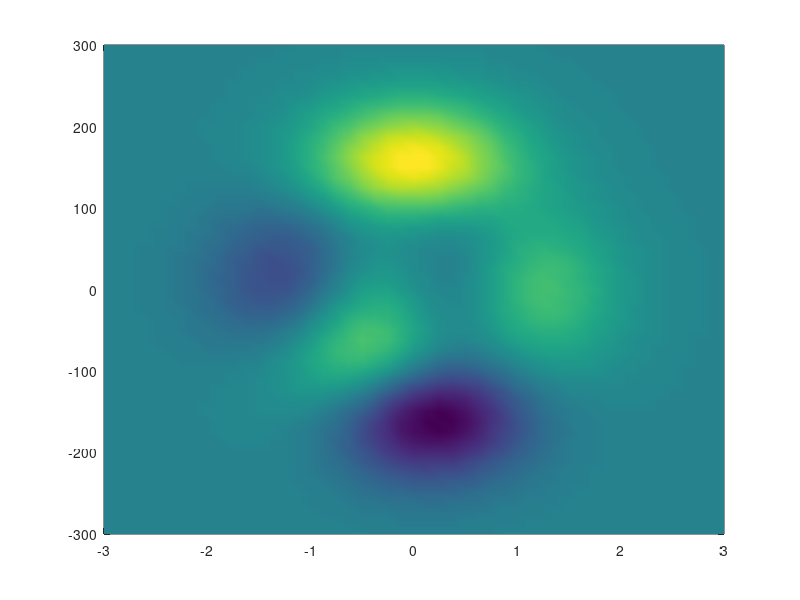

This chart was generated by the following MATLAB code: (Note: this script raises an error after producing the figure.)
%ARROW2TEST   test for ARROW2
% This script shows why arrow2 performs better than quiver in distorted axes,
%
% For instance in crosssections through oceans and seas and rivers, where the
% width is generally in the order of (tens of) kilometeres, while the depth
% is only in the order of (tens) of meters: an ratio of order 1000.
% G.J. de Boer, Dec 2004
%
%See also: ARROW2

%% set options
OPT.arrowscale = 1;
OPT.dm         = 5;
OPT.dn         = 5;

%% test 1
    figure('name','arrow2test, case 1: distortion')
 
    [x,y,z] = peaks;
     y      = 100.*y;
    [u,v]   = gradient(z);
 
    pcolor(x,y,z)
    shading interp
    hold on
 
    H.quiver = quiver2(x,y,u,v,OPT.arrowscale,[OPT.dm OPT.dn],'w');
 
    I.scale = OPT.arrowscale;
    I.color = 'k';
    I.AspectRatioNormalisation = 1; %'min';
    
    H.arrow2 = arrow2    (x(1:OPT.dm:end,1:OPT.dn:end),...
                          y(1:OPT.dm:end,1:OPT.dn:end),...
                          u(1:OPT.dm:end,1:OPT.dn:end),...
                          v(1:OPT.dm:end,1:OPT.dn:end),I);
                     
    H.arrow = quiverarrow(x(1:OPT.dm:end,1:OPT.dn:end),...
                          y(1:OPT.dm:end,1:OPT.dn:end),...
                          u(1:OPT.dm:end,1:OPT.dn:end),...
                          v(1:OPT.dm:end,1:OPT.dn:end),OPT.arrowscale);

    set(H.arrow,'edgecolor',[.7 .7 .7]);
    set(H.arrow,'facecolor',[.7 .7 .7]);
                     
    H.arrow = quiverarrow(x(1:OPT.dm:end,1:OPT.dn:end),...
                          y(1:OPT.dm:end,1:OPT.dn:end),...
                          u(1:OPT.dm:end,1:OPT.dn:end),...
                          v(1:OPT.dm:end,1:OPT.dn:end),OPT.arrowscale,'distort');

    set(H.arrow,'edgecolor',[.3 .3 .3]);
    set(H.arrow,'facecolor',[.3 .3 .3]);

    title({'quiver: white // arrow2: black // (dark) gray: (distorted) quiverarrow > arrow'});
    
%% test 2
    figure('name','arrow2test, case 2: amplitude')

   [x,y] = meshgrid(-2:2:2,-2:2:2)
   u     = (x + y)./4;
   v     = (x - y)./4;
   
   plot(x,y,'o')
   hold on
   
   for i=1:length(x(:))
      txt{i} = strvcat([' u= ',num2str(u(i))],[' v= ',num2str(v(i))]);
      text(x(i),y(i),txt{i})
   end
   
   arrow2(x,y,u,v)
   
   grid
